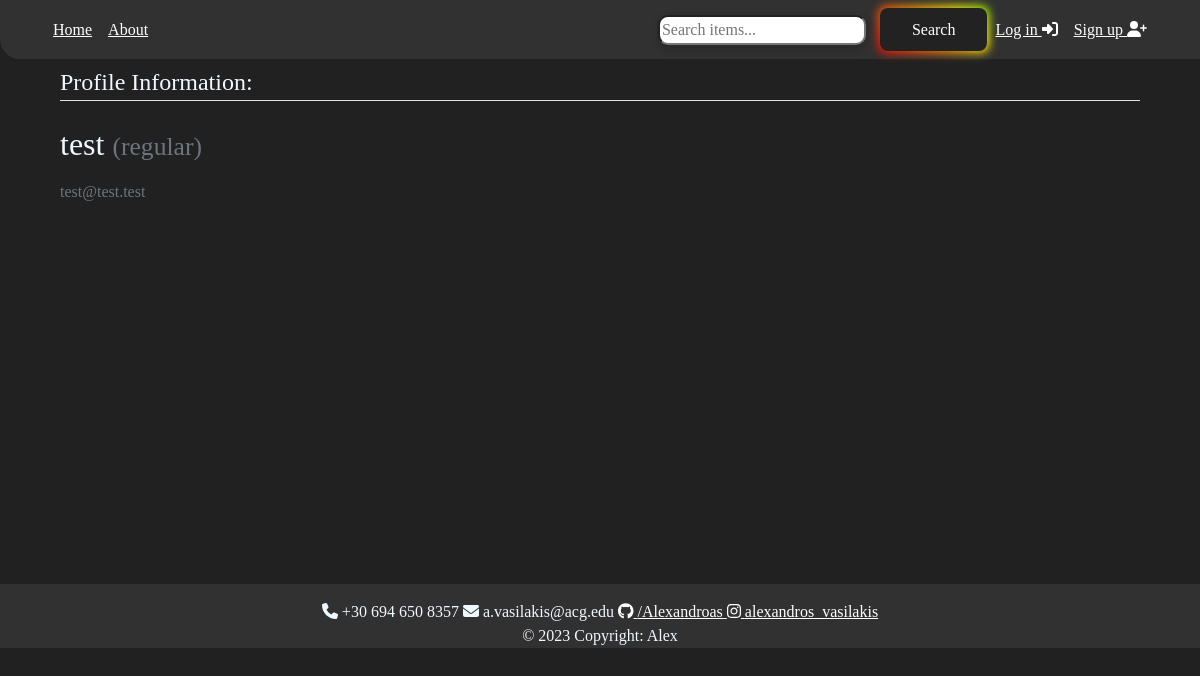
The page /profile/test on the database its author committed.
### users/models.py (models this page shows, shortened)
class CustomUser(AbstractUser):
    STATUS = (
        ('regular', 'regular'),
        ('subscriber','subscriber'),
        ('admin','admin'),
    )
    email = models.EmailField(unique=True)
    status = models.CharField(max_length=100, choices=STATUS, default='regular')
    description = models.TextField('Description', max_length=600, default='', blank=True)

### users/views.py (the view, shortened to what this page needs)
# urls.py: path('profile/<username>', views.profile, name='profile'),
def profile(request, username):
    user = get_user_model().objects.filter(username=username).first()
    if user:
        form = UserUpdateForm(instance=user)
        return render(
            request=request,
            template_name= "users/profile.html",
            context={"form":form}
    )
    return redirect("homepage")

### users/forms.py
class UserUpdateForm(forms.ModelForm):
    email = forms.EmailField()
    class Meta:
       model = get_user_model()
       fields = [
           'first_name',
           'last_name',
           'email',
           'description',
       ]

### users/templates/users/profile.html (shortened to what this page needs)
{% extends "main/header.html" %}
{% load crispy_forms_tags %}
{% block content %}
<div class="content-section col-lg-12 col-md-12 col-sm-12 tutorial-style" style="min-height:65vh;">
    <legend class="border-bottom mb-4">Profile Information:</legend>
    <form method="POST" enctype="multipart/form-data">
        <div class="media">
            <div class="media-body">
                <h2 class="account-heading">{{ form.instance.username }}
                    <small class="text-muted">({{ form.instance.status }})</small>
                </h2>
                <p class="text-secondary">{{ form.instance.email }}</p>
            </div>
        </div>
    </form>
</div>
{% endblock content %}

### main/static/main/main.css (style rules this page uses)
:root { --navbarcolor:#313131; --footerColor:#313131; }
* { font-family: "Gill Sans (sans-serif)"; }
body { background: #212121; color: aliceblue; }

### rows shown on the page
CustomUser: instance.username "test", instance.status "regular", instance.email "test@test.test"
